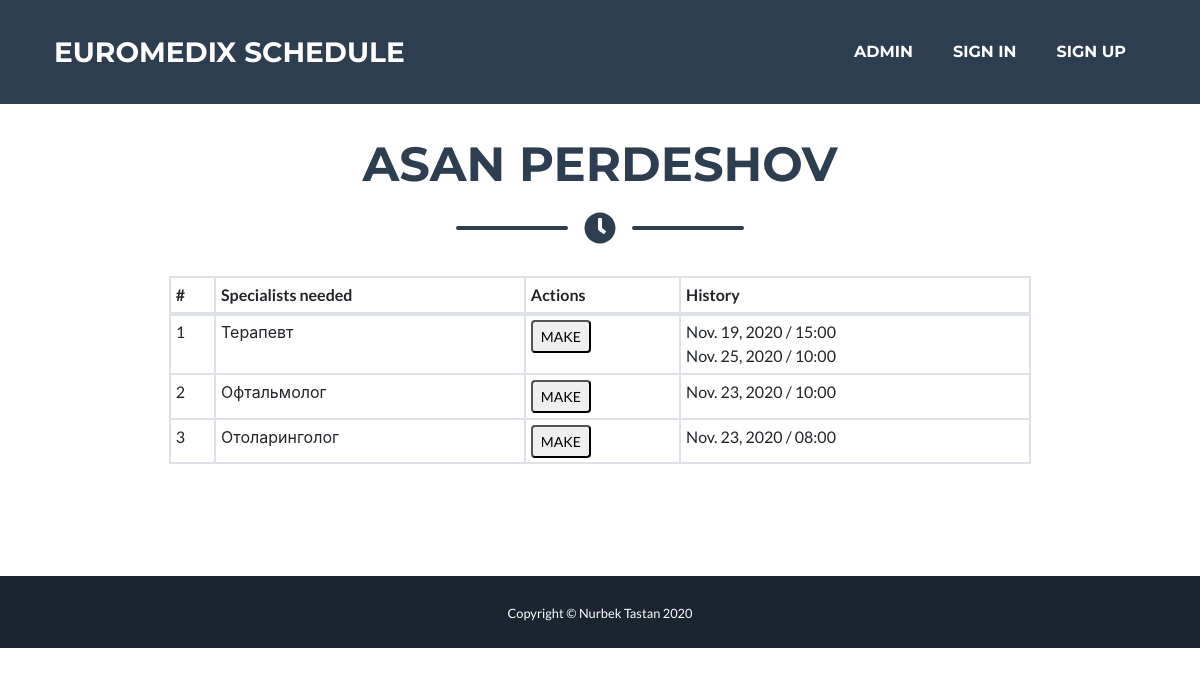
Screenshot of /patients/1 with the database file from the repository.
### pacient/models.py (models this page shows, shortened)
class Pacient(models.Model):
    fullname = models.CharField(max_length=255)
    specialty = models.ManyToManyField(Specialty)

class Schedule(models.Model):
    pacient = models.ForeignKey(Pacient, on_delete=models.CASCADE)
    doctor = models.ForeignKey(Doctor, on_delete=models.CASCADE)
    date = models.DateField(blank=True)
    time = models.TimeField(blank=True)
    is_done = models.BooleanField(default=False)

### resource/models.py (models this page shows, shortened)
class Specialty(models.Model):
    specialty_name = models.CharField(max_length=255)
    specialty_code = models.CharField(max_length=128, default='')

### pacient/views.py (the view)
# urls.py: path('<int:pk>', views.specific_pacient, name='specific_pacient'),
def specific_pacient(request, pk):
    pacient = Pacient.objects.get(id=pk)
    day = date.today()
    schedule = Schedule.objects.filter(pacient_id=pk, is_done=False, date__gte=day)
    history = Schedule.objects.filter(pacient_id=pk)
    return render(request, 'pacient/pacient.html', {'pacient':pacient, 'schedule':schedule, 'history':history})

### pacient/templates/pacient/pacient.html (shortened to what this page needs)
{% extends 'action/base.html' %}
{% load static %}
{% block jumbotron %}
    <br><br>
{% endblock %}
{% block content %}
    <h2 class="page-section-heading text-center text-uppercase text-secondary mb-0">{{ pacient.fullname }}</h2>
    <div class="divider-custom">
        <div class="divider-custom-line"></div>
        <div class="divider-custom-icon"><i class="fas fa-clock"></i></div>
        <div class="divider-custom-line"></div>
    </div>
    <div class="row">
        <div class="container">
            <div class="col-md-10 col-lg-10 col-sm-12 offset-sm-0 offset-lg-1 offset-md-1">
                <div id="content">
                    <table class="table table-sm table-bordered">
                        <thead>
                        <tr>
                            <th>#</th>
                            <th>Specialists needed</th>
                            <th>Actions</th>
                            <th>History</th>
                        </tr>
                        </thead>
                        <tbody>
                        {% for spec in pacient.specialty.all %}
                            <tr>
                                <td>{{ spec.id }}</td>
                                <td>{{ spec.specialty_name }}</td>
                                <td>
                                    <button class="btn-sm choose_button" data-id="{{ spec.id }}"
                                            data-text="{{ spec.specialty_name }}" data-toggle="modal"
                                            data-target="#exampleModal"
                                            > MAKE
                                    </button>
                                </td>
                                <td>
                                    {% for each in history %}
                                        {% if spec.id == each.doctor.specialty_id %}
                                            {{ each.date }} / {{ each.time|time:"H:i" }}<br>
                                        {% endif %}
                                    {% endfor %}
                                </td>
                            </tr>
                        {% endfor %}
                        </tbody>
                    </table>
                </div>
            </div>
        </div>
    </div>
{% endblock %}

### rows the page displays
Pacient: fullname "ASAN PERDESHOV"
Specialty: id "1", specialty_name "Терапевт"
Schedule: date "Nov. 19, 2020", time "15:00"
Schedule: date "Nov. 25, 2020", time "10:00"
Specialty: id "2", specialty_name "Офтальмолог"
Schedule: date "Nov. 23, 2020", time "10:00"
Specialty: id "3", specialty_name "Отоларинголог"
Schedule: date "Nov. 23, 2020", time "08:00"
